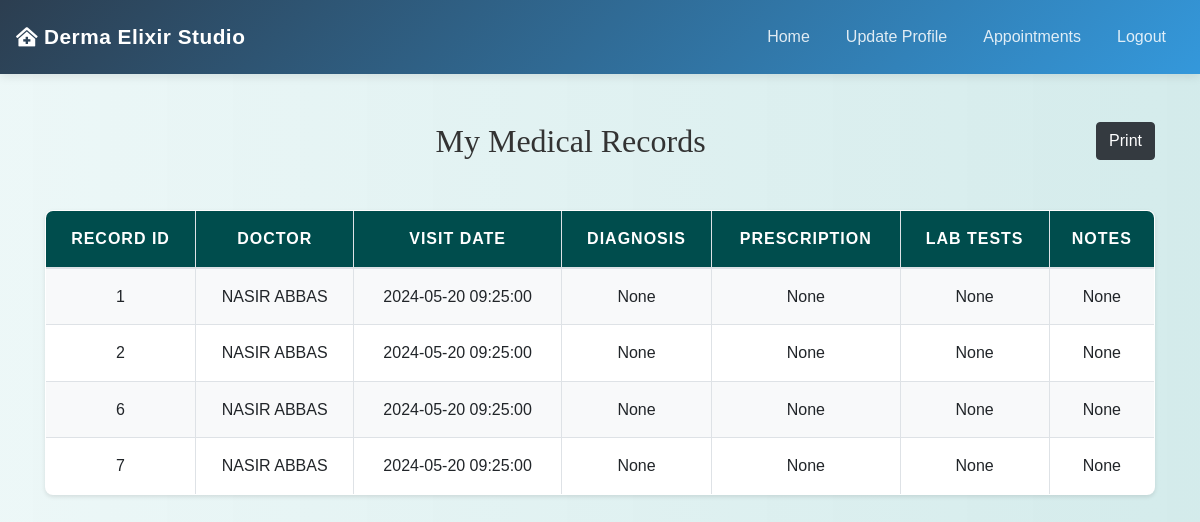
Screenshot of /view_medical_records.php (signed in) with the database file from the repository.
### tables this page shows
CREATE TABLE `patient_records` (
  `record_id` int(11) NOT NULL,
  `patient_id` int(11) DEFAULT NULL,
  `doctor_id` int(11) DEFAULT NULL,
  `visit_date` datetime DEFAULT NULL,
  `diagnosis` text DEFAULT NULL,
  `prescription` text DEFAULT NULL,
  `lab_tests` text DEFAULT NULL,
  `notes` text DEFAULT NULL,
  `created_at` timestamp NOT NULL DEFAULT current_timestamp(),
  `updated_at` timestamp NOT NULL DEFAULT current_timestamp() ON UPDATE current_timestamp()
);

CREATE TABLE `doctors` (
  `doctor_id` int(11) NOT NULL,
  `username` varchar(255) NOT NULL,
  `password` varchar(255) NOT NULL,
  `email` varchar(255) NOT NULL,
  `profile_pic` varchar(255) DEFAULT NULL,
  `full_name` varchar(255) NOT NULL,
  `clearance_certificate` varchar(255) NOT NULL,
  `certificate_number` varchar(255) NOT NULL,
  `status` enum('pending','approved','rejected') DEFAULT 'pending',
  `created_at` timestamp NOT NULL DEFAULT current_timestamp(),
  `updated_at` timestamp NOT NULL DEFAULT current_timestamp() ON UPDATE current_timestamp(),
  `specialization` varchar(255) DEFAULT NULL,
  `experience` int(11) DEFAULT NULL
);

### view_medical_records.php (the view, shortened to what this page needs)
<?php
include('config.php');
$patient_id = $_SESSION["id"];
$sql = "SELECT patient_records.record_id, patient_records.visit_date, patient_records.diagnosis,
        patient_records.prescription, patient_records.lab_tests, patient_records.notes,
        doctors.full_name AS doctor_name
        FROM patient_records
        INNER JOIN doctors ON patient_records.doctor_id = doctors.doctor_id
        WHERE patient_records.patient_id = ?";
$stmt = mysqli_prepare($conn, $sql);
mysqli_stmt_bind_param($stmt, "i", $patient_id);
mysqli_stmt_execute($stmt);
$result = mysqli_stmt_get_result($stmt);
?>
<!DOCTYPE html>
<html>
<head>
    <link rel="stylesheet" href="https://maxcdn.bootstrapcdn.com/bootstrap/4.5.2/css/bootstrap.min.css">
    <link rel="stylesheet" href="./css/style.css">
</head>
<body>
<?php include('navbar.php'); ?>
<div class="container mt-5">
<a href="" class="btn btn-dark float-right mb-4" onclick="window.print()">Print</a>
    <h2 class="text-center">My Medical Records</h2>
    <div class="row">
        <div class="col-md-12">
            <table class="table table-bordered">
                <thead>
                    <tr>
                        <th>Record ID</th>
                        <th>Doctor</th>
                        <th>Visit Date</th>
                        <th>Diagnosis</th>
                        <th>Prescription</th>
                        <th>Lab Tests</th>
                        <th>Notes</th>
                    </tr>
                </thead>
                <tbody>
                    <?php while ($row = mysqli_fetch_assoc($result)): ?>
                        <tr>
                            <td><?php echo htmlspecialchars($row['record_id']); ?></td>
                            <td><?php echo htmlspecialchars($row['doctor_name']); ?></td>
                            <td><?php echo htmlspecialchars($row['visit_date']); ?></td>
                            <td><?php echo htmlspecialchars($row['diagnosis']); ?></td>
                            <td><?php echo htmlspecialchars($row['prescription']); ?></td>
                            <td><?php echo htmlspecialchars($row['lab_tests']); ?></td>
                            <td><?php echo htmlspecialchars($row['notes']); ?></td>
                        </tr>
                    <?php endwhile; ?>
                </tbody>
            </table>
        </div>
    </div>
</div>
</body>
</html>

### css/style.css (style rules this page uses)
body { background: linear-gradient(90deg, rgba(233, 246, 246, 0.831), rgba(207, 233, 233, 0.9)); font-family: 'Arial', sans-serif; color: #333; line-height: 1.6; }
h1, h2, h3, h4 { text-align: center; margin-top: 30px; margin-bottom: 30px; font-family: 'Georgia', serif; }
.container { margin-bottom: 40px; }
.table { width: 100%; border-collapse: collapse; margin-top: 20px; font-size: 16px; background-color: #ffffff; border-radius: 8px; overflow: hidden; box-shadow: 0 2px 4px rgba(0, 0, 0, 0.1); }
.table th, .table td { padding: 15px; border: 1px solid #dee2e6; text-align: center; }
.table thead th { background-color: #004d4d; color: white; font-weight: bold; text-transform: uppercase; letter-spacing: 1px; }
.table tbody tr:nth-child(odd) { background-color: #f8f9fa; }
a { color: #006666; text-decoration: none; font-weight: bold; }

### rows the page displays
patient_records: record_id "1", doctor.full_name "NASIR ABBAS", visit_date "2024-05-20 09:25:00", diagnosis "None", prescription "None", lab_tests "None", notes "None"
patient_records: record_id "2", doctor.full_name "NASIR ABBAS", visit_date "2024-05-20 09:25:00", diagnosis "None", prescription "None", lab_tests "None", notes "None"
patient_records: record_id "6", doctor.full_name "NASIR ABBAS", visit_date "2024-05-20 09:25:00", diagnosis "None", prescription "None", lab_tests "None", notes "None"
patient_records: record_id "7", doctor.full_name "NASIR ABBAS", visit_date "2024-05-20 09:25:00", diagnosis "None", prescription "None", lab_tests "None", notes "None"
